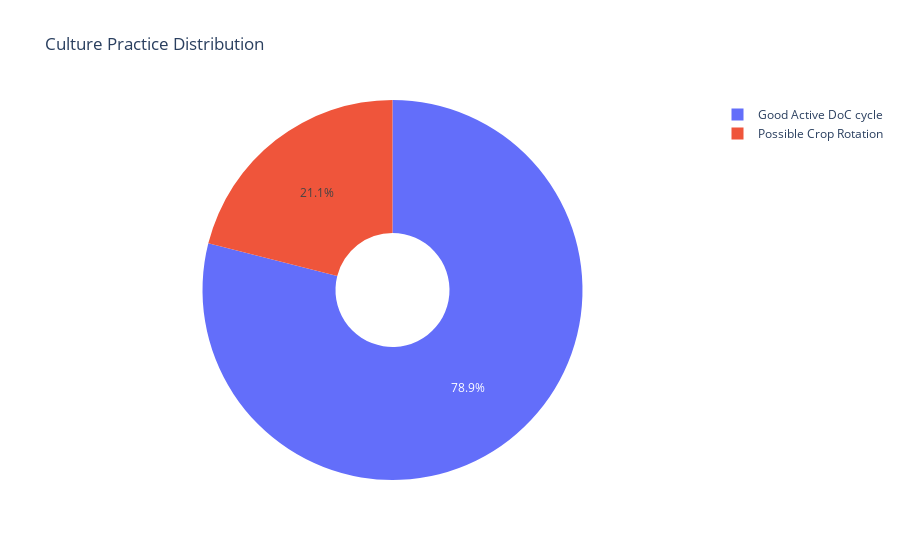

Write notebook code for a chart like this one.
### Code cell
px.pie(cul_prac_df,values='%Ponds', names="Culture_Practice",hole=.3,title="Culture Practice Distribution")

### Figure 1 — Plotly figure (JSON) as saved in the notebook; plotly's stock layout.template omitted (floating-point values rounded to 4 significant figures)
{"data": [{"domain": {"x": [0, 1], "y": [0, 1]}, "hole": 0.3, "hovertemplate": "Culture_Practice=%{label}<br>%Ponds=%{value}<extra></extra>", "labels": ["Good Active DoC cycle", "Possible Crop Rotation"], "legendgroup": "", "name": "", "showlegend": true, "type": "pie", "values": [78.95, 21.05]}], "layout": {"autosize": true, "legend": {"tracegroupgap": 0}, "title": {"text": "Culture Practice Distribution"}}}
